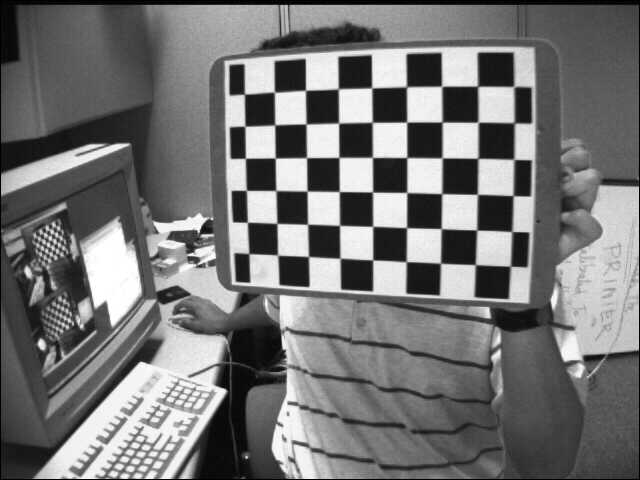
#> input picture left01.jpg, 640 x 480 px, found by its file name
$ python test2.py
#> lines starting #> are read from the running program, lines starting #| are printed output that depends on the picture
import cv2
import numpy as np
from matplotlib import pyplot as plt


# Örnek homografi matrisleri
H_opencv = np.array([[1.00138292e+00 , 9.78104318e-04, -4.90786078e-01],
                     [3.17155857e-04 , 1.00094850e+00 ,-1.08663579e-01],
                     [1.19552190e-06 , 1.38466226e-06 , 1.00000000e+00]])

H_ransac = np.array([[1.00185172e+00 , 5.90525082e-03, -2.69083093e+00],
                     [-2.17111411e-03 , 9.99577458e-01  ,1.04261643e+00],
                     [ -2.80163821e-06 , 3.90975620e-06 , 1.00000000e+00]])

# Görüntüleri yükleme
img1 = cv2.imread('left01.jpg')
#> img1 is the input picture: shape (480, 640, 3); min 0, max 255, mean 116.6
img2 = cv2.imread('left02.jpg')
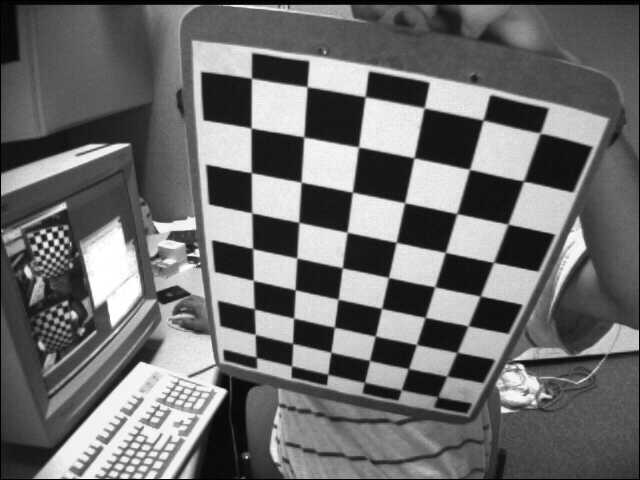
#> input picture left02.jpg, 640 x 480 px, found by its file name
#> img2 is the input picture: shape (480, 640, 3); min 0, max 255, mean 109


# Görüntü boyutları
h, w = img1.shape[:2]
#> h = 480; w = 640

# OpenCV homografi matrisi ile dönüştürme
img1_transformed_opencv = cv2.warpPerspective(img1, H_opencv, (w, h))

# Kendi RANSAC homografi matrisi ile dönüştürme
img1_transformed_ransac = cv2.warpPerspective(img1, H_ransac, (w, h))
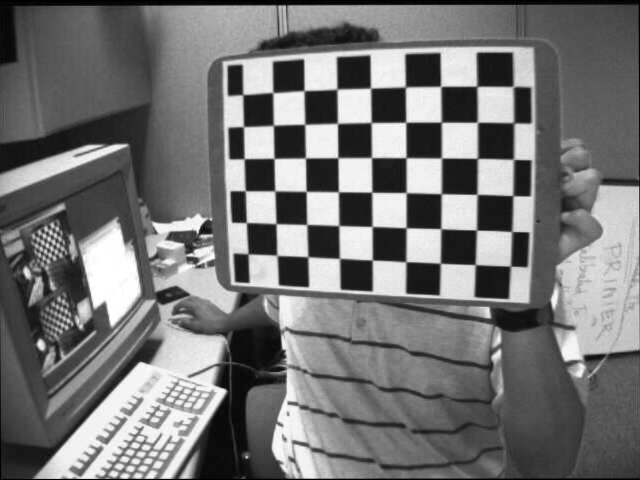
#> img1_transformed_ransac: shape (480, 640, 3); min 0, max 255, mean 116.7

# Görüntüleri gösterme
plt.subplot(131), plt.imshow(cv2.cvtColor(img1, cv2.COLOR_BGR2RGB)), plt.title('Original Image')
plt.subplot(132), plt.imshow(cv2.cvtColor(img1_transformed_opencv, cv2.COLOR_BGR2RGB)), plt.title('Transformed (OpenCV)')
plt.subplot(133), plt.imshow(cv2.cvtColor(img1_transformed_ransac, cv2.COLOR_BGR2RGB)), plt.title('Transformed (RANSAC)')
plt.show()
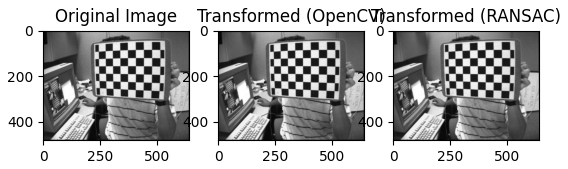
#> figure drawn by matplotlib, 3 panels


def back_projection_error(src_points, dst_points, H):
    errors = []
    for (x1, y1), (x2, y2) in zip(src_points, dst_points):
        p1 = np.array([x1, y1, 1])
        p2 = np.array([x2, y2, 1])
        p2_estimated = np.dot(H, p1)
        p2_estimated /= p2_estimated[2]  # Normalize et
        errors.append(np.linalg.norm(p2[:2] - p2_estimated[:2]))
    return np.mean(errors)

# Hata hesaplama
#> (the run stopped early here; a loop or call above may not have finished)
